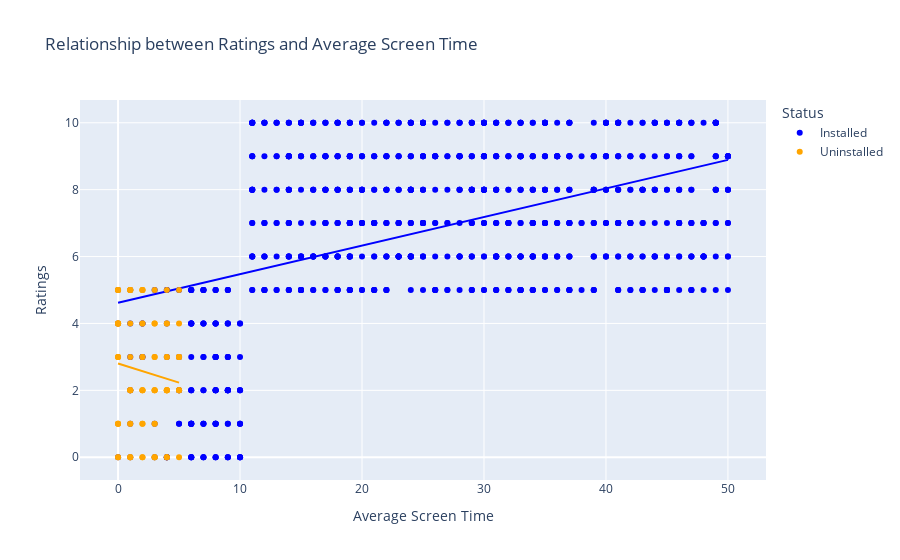

This figure's notebook cell:
### Markdown cell above
**Q.5:check the relationship between the ratings given by users and the average screen time. Also, explain the observation.**

### Code cell
# Create scatter plot with trendline
scatter_plot = px.scatter(df, x='Average Screen Time', y='Ratings', color='Status', 
                          labels={'Ratings': 'Ratings', 'Average Screen Time': 'Average Screen Time'},
                          title='Relationship between Ratings and Average Screen Time',
                          color_discrete_sequence=['blue', 'orange'],  # Customize colors for each status
                          trendline='ols'  # Adding trendline for linear regression
                          )

# Show the plot
scatter_plot.show()

### Figure 1 — Plotly figure (JSON) as saved in the notebook; plotly's stock layout.template omitted (floating-point values rounded to 4 significant figures; data arrays with more than 128 entries replaced by an {"elided": "..."} marker saying what was removed)
{"data": [{"hovertemplate": "Status=Installed<br>Average Screen Time=%{x}<br>Ratings=%{y}<extra></extra>", "legendgroup": "Installed", "marker": {"color": "blue", "symbol": "circle"}, "mode": "markers", "name": "Installed", "orientation": "v", "showlegend": true, "type": "scatter", "x": {"elided": "916 int values"}, "xaxis": "x", "y": {"elided": "916 int values"}, "yaxis": "y"}, {"hovertemplate": "<b>OLS trendline</b><br>Ratings = 0.0854571 * Average Screen Time + 4.6178<br>R<sup>2</sup>=0.204850<br><br>Status=Installed<br>Average Screen Time=%{x}<br>Ratings=%{y} <b>(trend)</b><extra></extra>", "legendgroup": "Installed", "marker": {"color": "blue", "symbol": "circle"}, "mode": "lines", "name": "Installed", "showlegend": false, "type": "scatter", "x": {"elided": "916 int values"}, "xaxis": "x", "y": {"elided": "916 float values"}, "yaxis": "y"}, {"hovertemplate": "Status=Uninstalled<br>Average Screen Time=%{x}<br>Ratings=%{y}<extra></extra>", "legendgroup": "Uninstalled", "marker": {"color": "orange", "symbol": "circle"}, "mode": "markers", "name": "Uninstalled", "orientation": "v", "showlegend": true, "type": "scatter", "x": [0, 1, 4, 3, 5, 5, 0, 1, 1, 3, 0, 3, 2, 1, 3, 3, 3, 4, 4, 1, 2, 0, 1, 3, 4, 3, 4, 0, 0, 2, 1, 5, 0, 5, 1, 4, 4, 0, 4, 5, 4, 0, 5, 0, 2, 2, 5, 5, 2, 1, 5, 0, 2, 1, 5, 0, 0, 1, 2, 3, 4, 3, 1, 0, 1, 0, 4, 2, 2, 3, 4, 1, 3, 3, 0, 5, 2, 4, 2, 0, 2, 1, 2], "xaxis": "x", "y": [4, 1, 2, 5, 2, 3, 4, 5, 0, 4, 1, 0, 2, 2, 0, 2, 3, 3, 0, 1, 0, 4, 5, 4, 5, 0, 2, 4, 0, 1, 4, 4, 5, 0, 2, 3, 0, 3, 0, 2, 4, 0, 5, 5, 4, 2, 3, 2, 3, 0, 3, 5, 0, 2, 2, 3, 1, 5, 1, 2, 2, 1, 0, 5, 5, 4, 2, 2, 5, 2, 2, 2, 3, 1, 3, 3, 4, 4, 3, 1, 5, 3, 5], "yaxis": "y"}, {"hovertemplate": "<b>OLS trendline</b><br>Ratings = -0.11416 * Average Screen Time + 2.80212<br>R<sup>2</sup>=0.013482<br><br>Status=Uninstalled<br>Average Screen Time=%{x}<br>Ratings=%{y} <b>(trend)</b><extra></extra>", "legendgroup": "Uninstalled", "marker": {"color": "orange", "symbol": "circle"}, "mode": "lines", "name": "Uninstalled", "showlegend": false, "type": "scatter", "x": [0, 0, 0, 0, 0, 0, 0, 0, 0, 0, 0, 0, 0, 0, 0, 0, 0, 1, 1, 1, 1, 1, 1, 1, 1, 1, 1, 1, 1, 1, 1, 1, 2, 2, 2, 2, 2, 2, 2, 2, 2, 2, 2, 2, 2, 2, 3, 3, 3, 3, 3, 3, 3, 3, 3, 3, 3, 3, 3, 4, 4, 4, 4, 4, 4, 4, 4, 4, 4, 4, 4, 4, 5, 5, 5, 5, 5, 5, 5, 5, 5, 5, 5], "xaxis": "x", "y": [2.802, 2.802, 2.802, 2.802, 2.802, 2.802, 2.802, 2.802, 2.802, 2.802, 2.802, 2.802, 2.802, 2.802, 2.802, 2.802, 2.802, 2.688, 2.688, 2.688, 2.688, 2.688, 2.688, 2.688, 2.688, 2.688, 2.688, 2.688, 2.688, 2.688, 2.688, 2.688, 2.574, 2.574, 2.574, 2.574, 2.574, 2.574, 2.574, 2.574, 2.574, 2.574, 2.574, 2.574, 2.574, 2.574, 2.46, 2.46, 2.46, 2.46, 2.46, 2.46, 2.46, 2.46, 2.46, 2.46, 2.46, 2.46, 2.46, 2.345, 2.345, 2.345, 2.345, 2.345, 2.345, 2.345, 2.345, 2.345, 2.345, 2.345, 2.345, 2.345, 2.231, 2.231, 2.231, 2.231, 2.231, 2.231, 2.231, 2.231, 2.231, 2.231, 2.231], "yaxis": "y"}], "layout": {"legend": {"title": {"text": "Status"}, "tracegroupgap": 0}, "title": {"text": "Relationship between Ratings and Average Screen Time"}, "xaxis": {"anchor": "y", "domain": [0, 1], "title": {"text": "Average Screen Time"}}, "yaxis": {"anchor": "x", "domain": [0, 1], "title": {"text": "Ratings"}}}}
